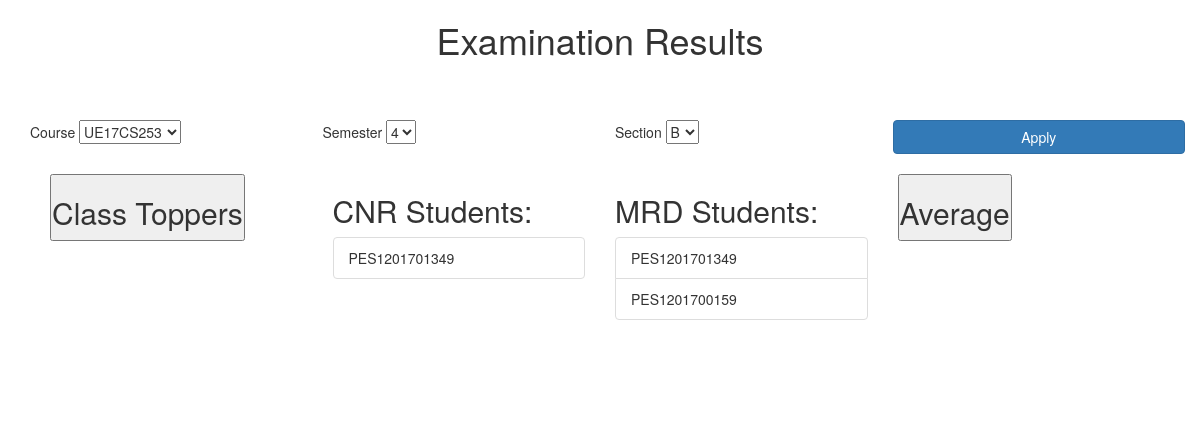
Page /Website/COE/coe1.php on the earlier database version.
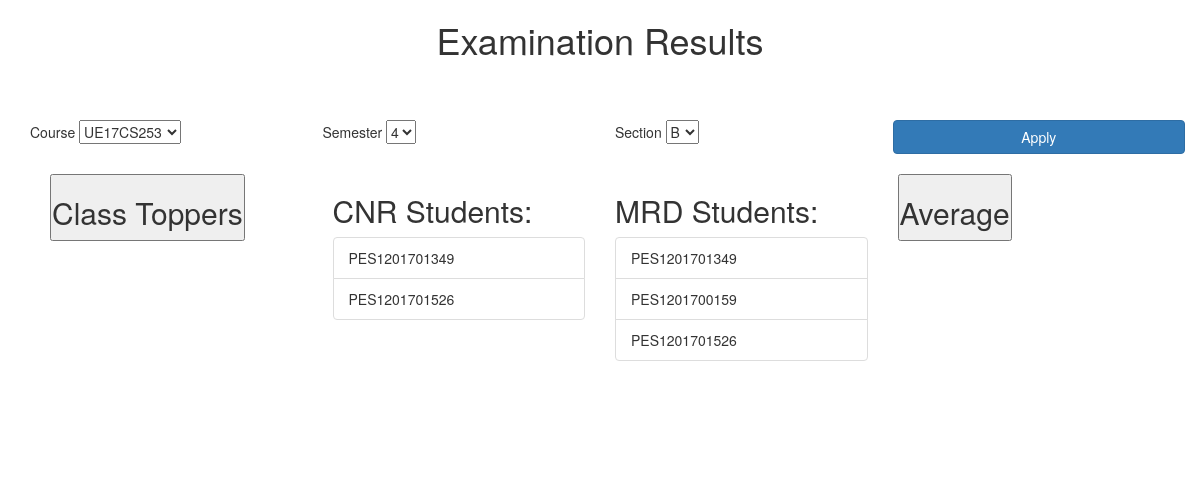
Same page on the later database version.
### tables this page shows
CREATE TABLE `student` (
  `SSN` varchar(13) NOT NULL,
  `NAME` text NOT NULL,
  `SEMESTER` int(2) NOT NULL,
  `SECTION` char(1) NOT NULL,
  `DATE_OF_BIRTH` date NOT NULL,
  `GENDER` char(1) NOT NULL,
  `Class_10_Marks` int(3) NOT NULL,
  `Class_12_Marks` int(3) NOT NULL,
  `DEPARTMENT_ID` varchar(15) NOT NULL,
  `PASSWORD` varchar(20) NOT NULL,
  `Notifications` text NOT NULL,
  `Reminders` text
);

### Website/COE/coe1.php (the view, shortened to what this page needs)
<?php
    $db = mysqli_connect("localhost:3306","root","","student_platform");
?>
<!DOCTYPE html>
<html lang="en">
<head>
  <link rel="stylesheet" href="https://maxcdn.bootstrapcdn.com/bootstrap/3.4.0/css/bootstrap.min.css">
</head>
<body>
<div class="container">
  <h1 align="center" style="padding-bottom:50px">Examination Results</h1>
    <div style="padding-bottom:50px">
        <div class="row">
            <div class="col-sm-3" >Course <select name="course" form="selection-from"> <?php
                $sql = mysqli_query($db, "SELECT Course_id FROM Course");
                while ($row = $sql->fetch_assoc()){?>
                <option value="<?php echo $row['Course_id']; ?>"><?php echo $row['Course_id']; ?></option>
                <?php
                }
            ?>
            </select>
            </div>
            <div class="col-sm-3" >Semester <select name="semester" form="selection-from"> <?php
            $sql = mysqli_query($db, "SELECT DISTINCT Semester FROM Student");
            while ($row = $sql->fetch_assoc()){
                ?>
                <option value="<?php echo $row['Semester']; ?>"><?php echo $row['Semester']; ?></option>
                <?php
                }
            ?>
            </select>
            </div>
            <div class="col-sm-3" >Section <select name="section" form="selection-from"> <?php
            $sql = mysqli_query($db, "SELECT DISTINCT Section FROM Student");
            while ($row = $sql->fetch_assoc()){
                ?>
                <option value="<?php echo $row['Section']; ?>"><?php echo $row['Section']; ?></option>
                <?php
                }
            ?>
            </select>
            </div>
            <form id="selection-from" action="coe2.php" method="post">
            <input class="col-sm-3 btn btn-primary" " type=submit value="Apply">
            </form>
        </div>
        <div class = "row" style="padding:20px;">
            <div class="col-sm-3">
                <form  action="toppers.php" method="post">
                <button type="submit" style="padding:0px;margin:0px" name=""> <h2>Class Toppers</h2></button>
                </form>
            </div>
                <div class="col-sm-3">
                    <h2>CNR Students:</h2> <?php
                            $stmt = "SELECT SSN FROM student WHERE SSN in (SELECT SSN FROM exam_department WHERE SGPA>9)";
                            $sql = mysqli_query($db, $stmt);
                            ?>
                            <div>
                                <ul class = list-group>
                                <?php
                                while ($row= $sql->fetch_assoc()){
                                ?>
                                <li class="list-group-item">
                                <?php  echo $row['SSN']; ?></li>
                                <?php
                                }
                                ?>
                                </ul>
                            </div>
                </div>
                <div class="col-sm-3">
                        <h2>MRD Students:</h2> <?php
                            $stmt = "SELECT DISTINCT SSN FROM exam_department ORDER BY CGPA DESC LIMIT 5";
                            $sql = mysqli_query($db, $stmt);
                            ?>
                            <div>
                                <ul class = list-group>
                                <?php
                                while ($row = $sql->fetch_assoc()){
                                ?>
                                <li class="list-group-item">
                                <?php  echo $row['SSN']; ?></li>
                                <?php
                                }
                                ?>
                                </ul>
                            </div>
                </div>
                <div class="col-sm-3">
                    <form  action="average1.php" method="post">
                    <button type="submit" style="padding:0px;margin:0px" name=""> <h2>Average</h2></button>
                    </form>
                </div>
</div>
</div>
</body>
</html>

Differences in the rows shown:
now on this page (row edited): student: SSN "PES1201701526"
Other differences:
new list line: "PES1201701526"
